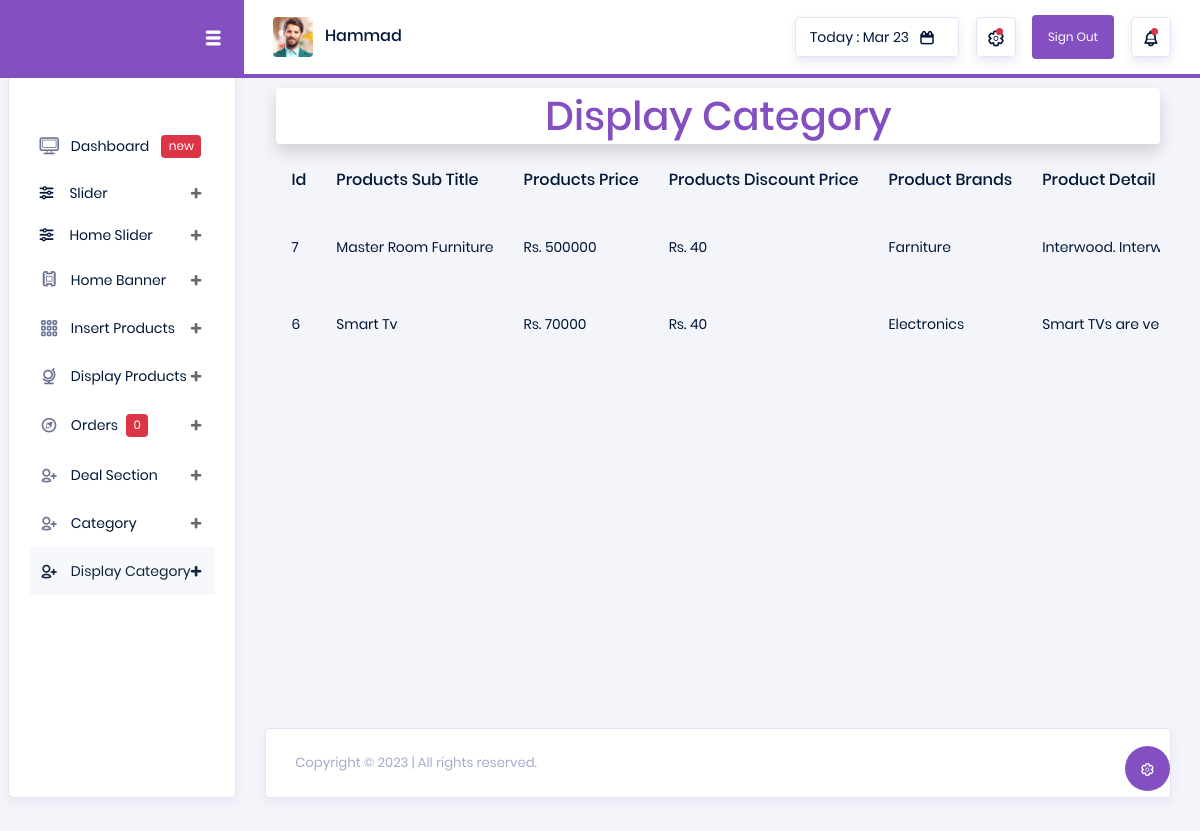
Screenshot of /Admin/DisplayCategory.php (signed in) with the database file from the repository.
### tables this page shows
CREATE TABLE `category_detail` (
  `Cat_Detail_Id` int(255) NOT NULL,
  `Cat_Detail` varchar(255) DEFAULT NULL,
  `Cat_SubImg1` varchar(255) DEFAULT NULL,
  `Cat_SubImg2` varchar(255) DEFAULT NULL,
  `Cat_SubImg3` varchar(255) DEFAULT NULL,
  `Category_Id` int(255) DEFAULT NULL
);

CREATE TABLE `category_item` (
  `Cat_Id` int(255) NOT NULL,
  `Cat_Name` varchar(255) DEFAULT NULL,
  `Cat_Price` varchar(255) DEFAULT NULL,
  `Cat_Dis_Price` varchar(255) DEFAULT NULL,
  `Cat_Brand` varchar(255) NOT NULL,
  `Cat_Image` varchar(255) DEFAULT NULL
);

### Admin/DisplayCategory.php (the view, shortened to what this page needs)
<?php
include_once "../DataBase/Connection.php";
include_once "Header.php";
?>
<div class="container mt-2">
    <div class="row">
        <div class="col-md-12">
            <div class="h2 text-center text-primary bg-white rounded shadow p-2 mt-2">Display Category</div>
        </div>
    </div>
</div>
<div class="container">
    <div class="row">
        <div class="col-md-12">
            <div class="table-responsive">
                <table class="table">
                    <thead>
                        <tr>
                            <th scope="col">Id</th>
                            <th scope="col">Products Sub Title</th>
                            <th scope="col">Products Price</th>
                            <th scope="col">Products Discount Price</th>
                            <th scope="col">Product Brands</th>
                            <th scope="col">Product Detail</th>
                        </tr>
                    </thead>
                    <tbody>
                        <?php
                        $sql = "SELECT * FROM category_item INNER JOIN category_detail ON category_detail.Category_Id = category_item.Cat_Id ORDER BY category_item.Cat_Id DESC";
                        $result1 = mysqli_query($conn, $sql);
                        if (mysqli_num_rows($result1) > 0) {
                            while ($row = mysqli_fetch_assoc($result1)) {
                        ?>
                                <tr>
                                    <td><?php echo $row['Cat_Id']; ?></td>
                                    <td><?php echo $row['Cat_Name']; ?></td>
                                    <td>Rs. <?php echo $row['Cat_Price']; ?></td>
                                    <td>Rs. <?php echo $row['Cat_Dis_Price']; ?></td>
                                    <td><?php echo $row['Cat_Brand']; ?></td>
                                    <td><?php echo $row['Cat_Detail']; ?></td>
                                </tr>
                        <?php
                            }
                        }
                        ?>
                    </tbody>
                </table>
            </div>
        </div>
    </div>
</div>
<?php
include_once "Footer.php";
?>

### rows the page displays
category_detail: Category_Id.Cat_Id "7", Category_Id.Cat_Name "Master Room Furniture", Category_Id.Cat_Price "500000", Category_Id.Cat_Dis_Price "40", Category_Id.Cat_Brand "Farniture", Cat_Detail "Interwood.…"
category_detail: Category_Id.Cat_Id "6", Category_Id.Cat_Name "Smart Tv", Category_Id.Cat_Price "70000", Category_Id.Cat_Dis_Price "40", Category_Id.Cat_Brand "Electronics", Cat_Detail "Smart TVs are…"

### other values shown
$_SESSION['AdminName'] "Hammad"
